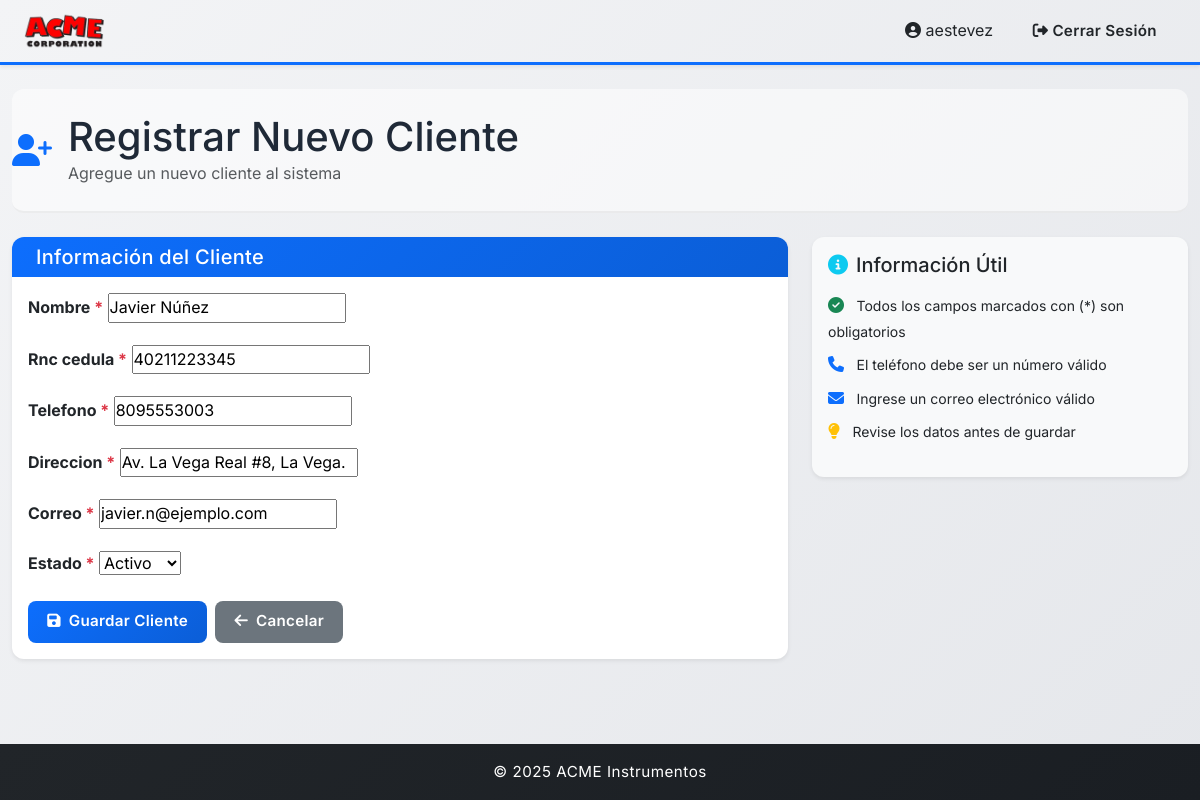
Screenshot of /clientes/3 (signed in) with the database file from the repository.
### clientes/models.py (models this page shows, shortened)
class Cliente(models.Model):
    id_cliente = models.AutoField(primary_key=True)
    nombre = models.CharField(max_length=50)
    rnc_cedula = models.CharField(max_length=20, unique=True)
    telefono = models.CharField(max_length=15)
    direccion = models.CharField(max_length=100)
    correo = models.EmailField(max_length=100, unique=True)
    STATUS_CHOICES = [
        ("activo", "Activo"),
        ("inactivo", "Inactivo"),
    ]
    estado = models.CharField(max_length=10, choices=STATUS_CHOICES, default="activo")

### clientes/views.py (the view)
# urls.py: path("<int:pk>", crear_editar_cliente, name="cliente_detalle"),
def crear_editar_cliente(request, pk=None):
    cliente = get_object_or_404(Cliente, pk=pk) if pk is not None else None
    if request.method == "POST":
        form = ClienteForm(request.POST, instance=cliente)
        if form.is_valid():
            form.save()
            return redirect("clientes")
    else:
        form = ClienteForm(instance=cliente)
    return render(
        request,
        "cliente_form.html",
        {
            "form": form,
            "editando": cliente is not None,
        },
    )

### clientes/forms.py
class ClienteForm(forms.ModelForm):
    class Meta:
        model = Cliente
        fields = "__all__"

### clientes/templates/cliente_form.html (shortened to what this page needs)
{% extends "base.html" %} {% block content %}
<div class="page-header mb-4">
  <div class="d-flex align-items-center">
    <i class="fas fa-user-plus fa-2x text-primary me-3"></i>
    <div>
      <h1 class="mb-0">Registrar Nuevo Cliente</h1>
      <p class="text-muted mb-0">Agregue un nuevo cliente al sistema</p>
    </div>
  </div>
</div>
<div class="row">
  <div class="col-md-8">
    <div class="card shadow-sm">
      <div class="card-header bg-gradient-primary text-white">
        <h5 class="mb-0">Información del Cliente</h5>
      </div>
      <div class="card-body">
        <form method="POST" novalidate>
          {% for field in form %}
            <div class="mb-3">
              <label for="{{ field.id_for_label }}" class="form-label fw-bold">
                {{ field.label }}
                {% if field.field.required %}
                  <span class="text-danger">*</span>
                {% endif %}
              </label>
              {% if field.field.widget.input_type == 'textarea' %}
                <textarea
                  name="{{ field.name }}"
                  class="form-control{% if field.errors %} is-invalid{% endif %}"
                  id="{{ field.id_for_label }}"
                  rows="4"
                >{{ field.value|default:'' }}</textarea>
              {% elif field.field.widget.input_type == 'select' %}
                {{ field }}
              {% else %}
                {{ field }}
              {% endif %}
            </div>
          {% endfor %}
          <div class="d-flex gap-2">
            <button type="submit" class="btn btn-primary btn-lg">
              <i class="fas fa-save me-2"></i>Guardar Cliente
            </button>
            <a href="{% url 'clientes' %}" class="btn btn-secondary btn-lg">
              <i class="fas fa-arrow-left me-2"></i>Cancelar
            </a>
          </div>
        </form>
      </div>
    </div>
  </div>
  <div class="col-md-4">
    <div class="card shadow-sm bg-light">
      <div class="card-body">
        <h5 class="card-title mb-3">
          <i class="fas fa-info-circle text-info me-2"></i>Información Útil
        </h5>
        <ul class="list-unstyled">
          <li class="mb-2">
            <i class="fas fa-check-circle text-success me-2"></i>
            <small>Todos los campos marcados con (*) son obligatorios</small>
          </li>
          <li class="mb-2">
            <i class="fas fa-phone text-primary me-2"></i>
            <small>El teléfono debe ser un número válido</small>
          </li>
          <li class="mb-2">
            <i class="fas fa-envelope text-primary me-2"></i>
            <small>Ingrese un correo electrónico válido</small>
          </li>
          <li>
            <i class="fas fa-lightbulb text-warning me-2"></i>
            <small>Revise los datos antes de guardar</small>
          </li>
        </ul>
      </div>
    </div>
  </div>
</div>
{% endblock %}

### templates/base.html (shortened to what this page needs)
{% load static %}
<!DOCTYPE html>
<html lang="es">
  <head>
    <link
      href="https://cdn.jsdelivr.net/npm/bootstrap@5.3.8/dist/css/bootstrap.min.css"
      rel="stylesheet"
    />
    <link rel="stylesheet" href="https://cdnjs.cloudflare.com/ajax/libs/font-awesome/6.4.0/css/all.min.css" />
    <link rel="stylesheet" href="{% static 'styles.css' %}" />
  </head>
  <body>
    <nav class="navbar navbar-expand-lg text-dark shadow-sm">
      <div class="container-fluid px-4">
        <a class="navbar-brand fw-bold d-flex align-items-center" href="{% url 'home' %}">
          <img src="{% static 'logo.webp' %}" alt="ACME logo" width="80" />
        </a>
        <div class="collapse navbar-collapse" id="navbarNav">
          <div class="ms-auto">
            {% if user.is_authenticated %}
            <span class="me-3"><i class="fas fa-user-circle"></i> {{ user.username }}</span>
            <form method="post" action="{% url 'logout' %}" class="d-inline">
              <button type="submit" class="btn btn-outline-light btn-sm text-dark">
                <i class="fas fa-sign-out-alt"></i> Cerrar Sesión
              </button>
            </form>
            {% endif %}
          </div>
        </div>
      </div>
    </nav>
    <main class="py-4">
      <div class="container-fluid">
        {% block content %} {% endblock %}
      </div>
    </main>
    <footer class="bg-dark text-white text-center py-3 mt-5">
      <p class="mb-0">&copy; 2025 ACME Instrumentos</p>
    </footer>
  </body>
</html>

### static/styles.css (style rules this page uses)
* { margin: 0; padding: 0; box-sizing: border-box; font-family: 'Inter', -apple-system, BlinkMacSystemFont, 'Segoe UI', sans-serif; }
:root { --primary-color: #0d6efd; --secondary-color: #6c757d; --success-color: #10b981; --danger-color: #ef4444; --warning-color: #f59e0b; --info-color: #06b6d4; --light-bg: #f9fafb; --dark-bg: #1f2937; --border-radius: 12px; --transition: all 0.3s cubic-bezier(0.4, 0, 0.2, 1); --shadow-sm: 0 1px 2px 0 rgba(0, 0, 0, 0.05); --shadow-md: 0 4px 6px -1px rgba(0, 0, 0, 0.1); --shadow-lg: 0 10px 15px -3px rgba(0, 0, 0, 0.1); --shadow-xl: 0 20px 25px -5px rgba(0, 0, 0, 0.1); }
html { scroll-behavior: smooth; }
html, body { height: 100%; }
body { display: flex; flex-direction: column; background: linear-gradient(135deg, #f3f4f6 0%, #e5e7eb 100%); min-height: 100vh; color: #1f2937; font-weight: 400; line-height: 1.6; }
.navbar { box-shadow: 0 2px 15px rgba(0, 0, 0, 0.1); border-bottom: 3px solid var(--primary-color); }
.bg-gradient-primary { background: linear-gradient(135deg, #0d6efd 0%, #0b5ed7 100%) !important; }
.navbar-brand { font-size: 1.5rem; letter-spacing: 1px; transition: var(--transition); }
footer { background: linear-gradient(135deg, #212529 0%, #1a1e23 100%); margin-top: auto; }
footer p { font-size: 0.95rem; letter-spacing: 0.5px; }
main { flex: 1; }
.btn { border-radius: 8px; font-weight: 600; padding: 0.6rem 1.2rem; transition: var(--transition); border: none; font-size: 0.95rem; letter-spacing: 0.3px; position: relative; overflow: hidden; }
.btn::before { content: ''; position: absolute; top: 50%; left: 50%; width: 0; height: 0; border-radius: 50%; background: rgba(255, 255, 255, 0.5); transform: translate(-50%, -50%); transition: width 0.6s, height 0.6s; pointer-events: none; }
.btn-primary { background: linear-gradient(135deg, #0d6efd 0%, #0b5ed7 100%); border: none; }
.card { border: none; border-radius: var(--border-radius); box-shadow: var(--shadow-md); transition: var(--transition); background: white; overflow: hidden; }
.card-header { background: linear-gradient(135deg, #0d6efd 0%, #0b5ed7 100%); color: white; border: none; border-radius: var(--border-radius) var(--border-radius) 0 0; font-weight: 600; letter-spacing: 0.3px; }
.page-header { padding: 1.5rem 0; border-bottom: 2px solid rgba(0, 0, 0, 0.05); background: rgba(255, 255, 255, 0.5); border-radius: var(--border-radius); }

### rows the page displays
Cliente: form "Javier Núñez" "40211223345" "8095553003" "Av. La Vega Real #8, La Vega." "javier.n@ejemplo.com", form "Activo"

### other values shown
{{ user.username }} "aestevez"
{{ field.label }} "Nombre" "Rnc cedula" "Telefono" "Direccion" "Correo" "Estado"
